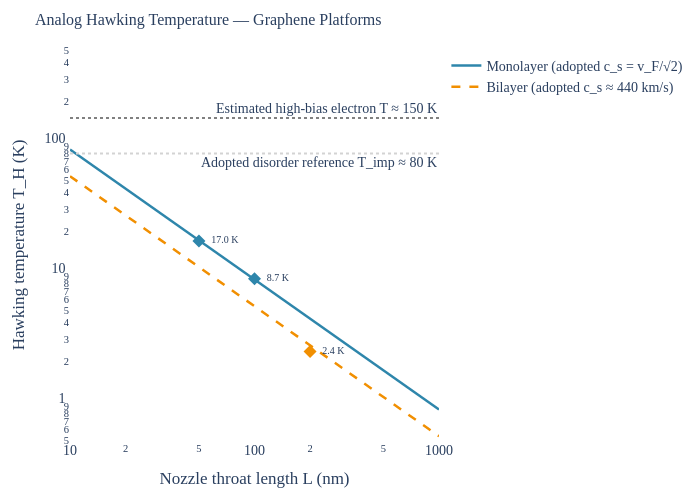

The notebook cell this image was saved under:
### Markdown cell above
## 4. Hawking Temperature Sweep

### Code cell
fig_graphene_hawking_temperature_sweep().show()

### Figure 1 — Plotly figure (JSON) as saved in the notebook; plotly's stock layout.template omitted (floating-point values rounded to 4 significant figures; data arrays with more than 128 entries replaced by an {"elided": "..."} marker saying what was removed)
{"data": [{"line": {"color": "#2E86AB", "width": 2.5}, "name": "Monolayer (adopted c_s = v_F/√2)", "type": "scatter", "x": {"elided": "200 float values"}, "y": {"elided": "200 float values"}}, {"line": {"color": "#F18F01", "dash": "dash", "width": 2.5}, "name": "Bilayer (adopted c_s ≈ 440 km/s)", "type": "scatter", "x": {"elided": "200 float values"}, "y": {"elided": "200 float values"}}, {"marker": {"color": "#F18F01", "size": 10, "symbol": "diamond"}, "mode": "markers+text", "name": "Dean bilayer nozzle", "showlegend": false, "text": ["  2.4 K"], "textfont": {"size": 10}, "textposition": "middle right", "type": "scatter", "x": [200], "y": [2.4]}, {"marker": {"color": "#2E86AB", "size": 10, "symbol": "diamond"}, "mode": "markers+text", "name": "Monolayer 100nm", "showlegend": false, "text": ["  8.7 K"], "textfont": {"size": 10}, "textposition": "middle right", "type": "scatter", "x": [100], "y": [8.7]}, {"marker": {"color": "#2E86AB", "size": 10, "symbol": "diamond"}, "mode": "markers+text", "name": "Monolayer 50nm", "showlegend": false, "text": ["  17.0 K"], "textfont": {"size": 10}, "textposition": "middle right", "type": "scatter", "x": [50], "y": [17.0]}], "layout": {"annotations": [{"showarrow": false, "text": "Estimated high-bias electron T ≈ 150 K", "x": 1, "xanchor": "right", "xref": "x domain", "y": 2.176, "yanchor": "bottom", "yref": "y"}, {"showarrow": false, "text": "Adopted disorder reference T_imp ≈ 80 K", "x": 1, "xanchor": "right", "xref": "x domain", "y": 1.903, "yanchor": "top", "yref": "y"}], "font": {"family": "CMU Serif, Computer Modern, Times New Roman, serif", "size": 14}, "height": 500, "margin": {"b": 60, "l": 70, "r": 30, "t": 50}, "paper_bgcolor": "white", "plot_bgcolor": "white", "shapes": [{"line": {"color": "grey", "dash": "dot"}, "type": "line", "x0": 0, "x1": 1, "xref": "x domain", "y0": 150, "y1": 150, "yref": "y"}, {"line": {"color": "lightgrey", "dash": "dot"}, "type": "line", "x0": 0, "x1": 1, "xref": "x domain", "y0": 80, "y1": 80, "yref": "y"}], "title": {"font": {"family": "CMU Serif, Computer Modern, Times New Roman, serif", "size": 16}, "text": "Analog Hawking Temperature — Graphene Platforms"}, "width": 700, "xaxis": {"title": {"text": "Nozzle throat length L (nm)"}, "type": "log"}, "yaxis": {"range": [-0.301, 2.699], "title": {"text": "Hawking temperature T_H (K)"}, "type": "log"}}}
